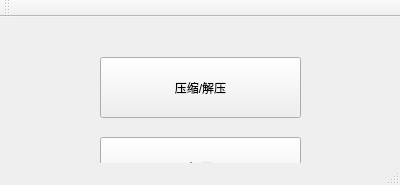
<?xml version="1.0" encoding="UTF-8"?>
<ui version="4.0">
 <class>MainWindow</class>
 <widget class="QMainWindow" name="MainWindow">
  <property name="geometry">
   <rect>
    <x>0</x>
    <y>0</y>
    <width>400</width>
    <height>185</height>
   </rect>
  </property>
  <property name="windowTitle">
   <string>MainWindow</string>
  </property>
  <widget class="QWidget" name="centralWidget">
   <widget class="QPushButton" name="btn_Decompression">
    <property name="geometry">
     <rect>
      <x>100</x>
      <y>120</y>
      <width>201</width>
      <height>61</height>
     </rect>
    </property>
    <property name="styleSheet">
     <string notr="true">font: 16pt &quot;楷体&quot;;</string>
    </property>
    <property name="text">
     <string>解压</string>
    </property>
   </widget>
   <widget class="QPushButton" name="btn_Compression">
    <property name="geometry">
     <rect>
      <x>100</x>
      <y>40</y>
      <width>201</width>
      <height>61</height>
     </rect>
    </property>
    <property name="styleSheet">
     <string notr="true">font: 16pt &quot;楷体&quot;;</string>
    </property>
    <property name="text">
     <string>压缩/解压</string>
    </property>
   </widget>
  </widget>
  <widget class="QMenuBar" name="menuBar">
   <property name="geometry">
    <rect>
     <x>0</x>
     <y>0</y>
     <width>400</width>
     <height>26</height>
    </rect>
   </property>
  </widget>
  <widget class="QToolBar" name="mainToolBar">
   <attribute name="toolBarArea">
    <enum>TopToolBarArea</enum>
   </attribute>
   <attribute name="toolBarBreak">
    <bool>false</bool>
   </attribute>
  </widget>
  <widget class="QStatusBar" name="statusBar"/>
 </widget>
 <layoutdefault spacing="6" margin="11"/>
 <resources/>
 <connections/>
</ui>
